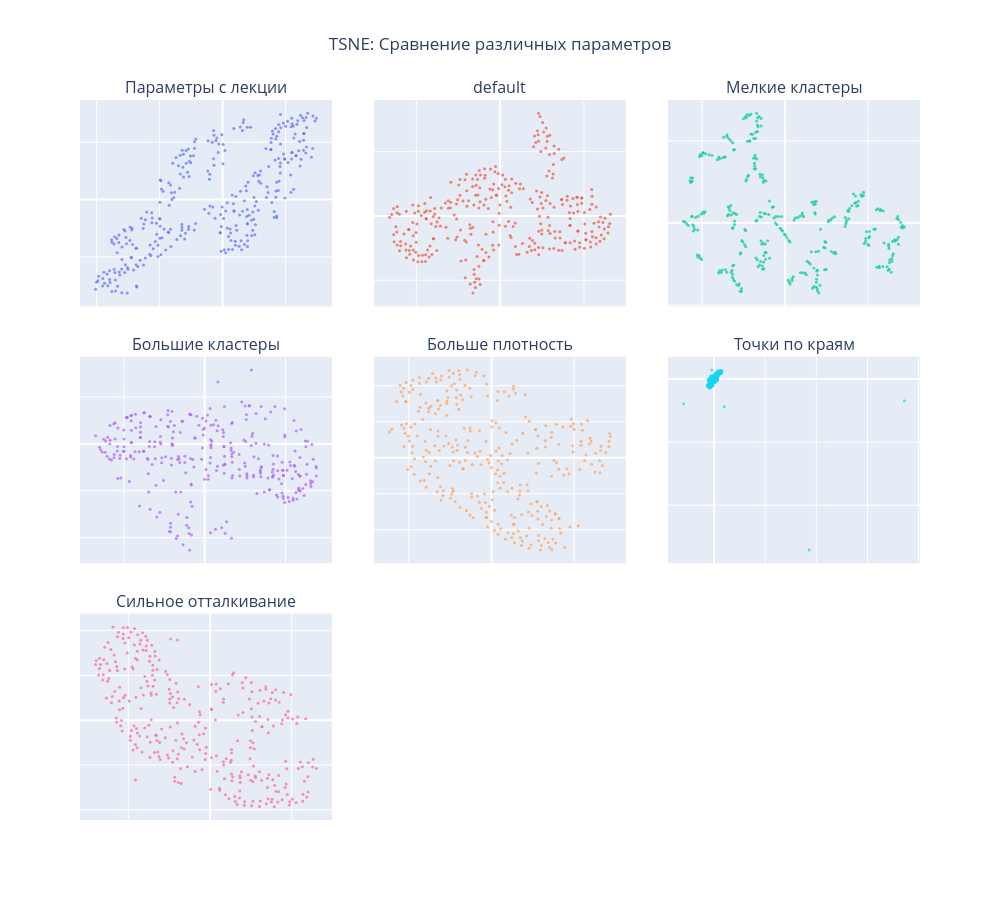

The code cell stored with this chart in its notebook:
### Markdown cell above
## TSNE

### Code cell
tsne_configs = {
    "Параметры с лекции": {
        'n_components': 2,
        'perplexity': 30,
        'early_exaggeration': 12.0,
        'learning_rate': 200,
        'max_iter': 1000,
        'n_iter_without_progress': 300,
        'min_grad_norm': 1e-07,
        'metric': 'euclidean',
        'init': 'random',
        'verbose': 0,
        'random_state': 42
    },
    "default": {},
    "Мелкие кластеры": {
        'perplexity': 5,
        'learning_rate': 200,
        'init': 'pca',
        'random_state': 42,
        'max_iter': 1000
    },
    "Большие кластеры": {
        'perplexity': 100,
        'learning_rate': 200,
        'init': 'pca',
        'random_state': 42,
        'max_iter': 1000
    },
    "Больше плотность": {
        'perplexity': 30,
        'learning_rate': 10,
        'init': 'random',
        'random_state': 42,
        'max_iter': 1000
    },
    "Точки по краям": {
        'perplexity': 30,
        'learning_rate': 2000,
        'init': 'random',
        'random_state': 42,
        'max_iter': 1000
    },
    "Сильное отталкивание": {
        'perplexity': 30,
        'learning_rate': 200,
        'init': 'random',
        'random_state': 42,
        "early_exaggeration": 50.0,
        'max_iter': 1000
    }
}

results = {}

for name, params in tsne_configs.items():
    print(f"Запуск t-SNE: {name}")
    if params:
        tsne = TSNE(**params)
    else:
        tsne = TSNE()  # default
    X_embedded = tsne.fit_transform(X)
    results[name] = X_embedded

# === 4. Визуализация: 3x3 subplot (7 графиков) ===
fig = make_subplots(
    rows=3, cols=3,
    subplot_titles=list(tsne_configs.keys()),
    horizontal_spacing=0.05,
    vertical_spacing=0.07
)

# Координаты ячеек для 7 графиков в сетке 3x3
positions = [
    (1, 1), (1, 2), (1, 3),
    (2, 1), (2, 2), (2, 3),
    (3, 1), (3, 2)  # 7-й график — в (3,2); (3,3) останется пустым
]

# Добавляем графики
for idx, (name, X_embedded) in enumerate(results.items()):
    row, col = positions[idx]
    fig.add_trace(
        go.Scatter(
            x=X_embedded[:, 0],
            y=X_embedded[:, 1],
            mode='markers',
            marker=dict(size=3, opacity=0.7),
            showlegend=False
        ),
        row=row, col=col
    )

# Настройка внешнего вида
fig.update_layout(
    title_text="TSNE: Сравнение различных параметров",
    title_x=0.5,
    height=900,
    width=1000,
    showlegend=False
)
# Убираем оси для чистоты
for i in range(1, 4):
    for j in range(1, 4):
        fig.update_xaxes(showticklabels=False, row=i, col=j)
        fig.update_yaxes(showticklabels=False, row=i, col=j)


fig.show()

### Figure 1 — Plotly figure (JSON) as saved in the notebook; plotly's stock layout.template omitted (floating-point values rounded to 4 significant figures; data arrays with more than 128 entries replaced by an {"elided": "..."} marker saying what was removed)
{"data": [{"marker": {"opacity": 0.7, "size": 3}, "mode": "markers", "showlegend": false, "type": "scatter", "x": {"elided": "305 float values"}, "xaxis": "x", "y": {"elided": "305 float values"}, "yaxis": "y"}, {"marker": {"opacity": 0.7, "size": 3}, "mode": "markers", "showlegend": false, "type": "scatter", "x": {"elided": "305 float values"}, "xaxis": "x2", "y": {"elided": "305 float values"}, "yaxis": "y2"}, {"marker": {"opacity": 0.7, "size": 3}, "mode": "markers", "showlegend": false, "type": "scatter", "x": {"elided": "305 float values"}, "xaxis": "x3", "y": {"elided": "305 float values"}, "yaxis": "y3"}, {"marker": {"opacity": 0.7, "size": 3}, "mode": "markers", "showlegend": false, "type": "scatter", "x": {"elided": "305 float values"}, "xaxis": "x4", "y": {"elided": "305 float values"}, "yaxis": "y4"}, {"marker": {"opacity": 0.7, "size": 3}, "mode": "markers", "showlegend": false, "type": "scatter", "x": {"elided": "305 float values"}, "xaxis": "x5", "y": {"elided": "305 float values"}, "yaxis": "y5"}, {"marker": {"opacity": 0.7, "size": 3}, "mode": "markers", "showlegend": false, "type": "scatter", "x": {"elided": "305 float values"}, "xaxis": "x6", "y": {"elided": "305 float values"}, "yaxis": "y6"}, {"marker": {"opacity": 0.7, "size": 3}, "mode": "markers", "showlegend": false, "type": "scatter", "x": {"elided": "305 float values"}, "xaxis": "x7", "y": {"elided": "305 float values"}, "yaxis": "y7"}], "layout": {"annotations": [{"font": {"size": 16}, "showarrow": false, "text": "Параметры с лекции", "x": 0.15, "xanchor": "center", "xref": "paper", "y": 1, "yanchor": "bottom", "yref": "paper"}, {"font": {"size": 16}, "showarrow": false, "text": "default", "x": 0.5, "xanchor": "center", "xref": "paper", "y": 1, "yanchor": "bottom", "yref": "paper"}, {"font": {"size": 16}, "showarrow": false, "text": "Мелкие кластеры", "x": 0.85, "xanchor": "center", "xref": "paper", "y": 1, "yanchor": "bottom", "yref": "paper"}, {"font": {"size": 16}, "showarrow": false, "text": "Большие кластеры", "x": 0.15, "xanchor": "center", "xref": "paper", "y": 0.6433, "yanchor": "bottom", "yref": "paper"}, {"font": {"size": 16}, "showarrow": false, "text": "Больше плотность", "x": 0.5, "xanchor": "center", "xref": "paper", "y": 0.6433, "yanchor": "bottom", "yref": "paper"}, {"font": {"size": 16}, "showarrow": false, "text": "Точки по краям", "x": 0.85, "xanchor": "center", "xref": "paper", "y": 0.6433, "yanchor": "bottom", "yref": "paper"}, {"font": {"size": 16}, "showarrow": false, "text": "Сильное отталкивание", "x": 0.15, "xanchor": "center", "xref": "paper", "y": 0.2867, "yanchor": "bottom", "yref": "paper"}], "height": 900, "showlegend": false, "title": {"text": "TSNE: Сравнение различных параметров", "x": 0.5}, "width": 1000, "xaxis": {"anchor": "y", "domain": [0, 0.3], "showticklabels": false}, "xaxis2": {"anchor": "y2", "domain": [0.35, 0.65], "showticklabels": false}, "xaxis3": {"anchor": "y3", "domain": [0.7, 1], "showticklabels": false}, "xaxis4": {"anchor": "y4", "domain": [0, 0.3], "showticklabels": false}, "xaxis5": {"anchor": "y5", "domain": [0.35, 0.65], "showticklabels": false}, "xaxis6": {"anchor": "y6", "domain": [0.7, 1], "showticklabels": false}, "xaxis7": {"anchor": "y7", "domain": [0, 0.3], "showticklabels": false}, "xaxis8": {"anchor": "y8", "domain": [0.35, 0.65], "showticklabels": false}, "xaxis9": {"anchor": "y9", "domain": [0.7, 1], "showticklabels": false}, "yaxis": {"anchor": "x", "domain": [0.7133, 1], "showticklabels": false}, "yaxis2": {"anchor": "x2", "domain": [0.7133, 1], "showticklabels": false}, "yaxis3": {"anchor": "x3", "domain": [0.7133, 1], "showticklabels": false}, "yaxis4": {"anchor": "x4", "domain": [0.3567, 0.6433], "showticklabels": false}, "yaxis5": {"anchor": "x5", "domain": [0.3567, 0.6433], "showticklabels": false}, "yaxis6": {"anchor": "x6", "domain": [0.3567, 0.6433], "showticklabels": false}, "yaxis7": {"anchor": "x7", "domain": [0, 0.2867], "showticklabels": false}, "yaxis8": {"anchor": "x8", "domain": [0, 0.2867], "showticklabels": false}, "yaxis9": {"anchor": "x9", "domain": [0, 0.2867], "showticklabels": false}}}
